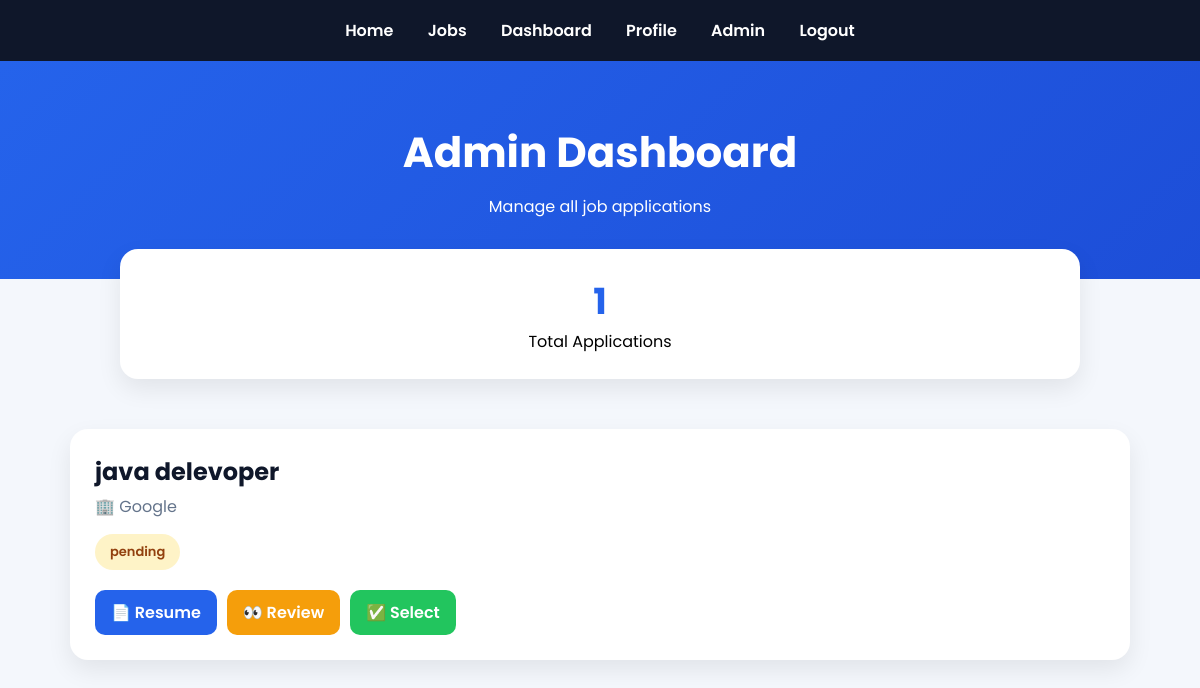
The app's page /admin, older data.
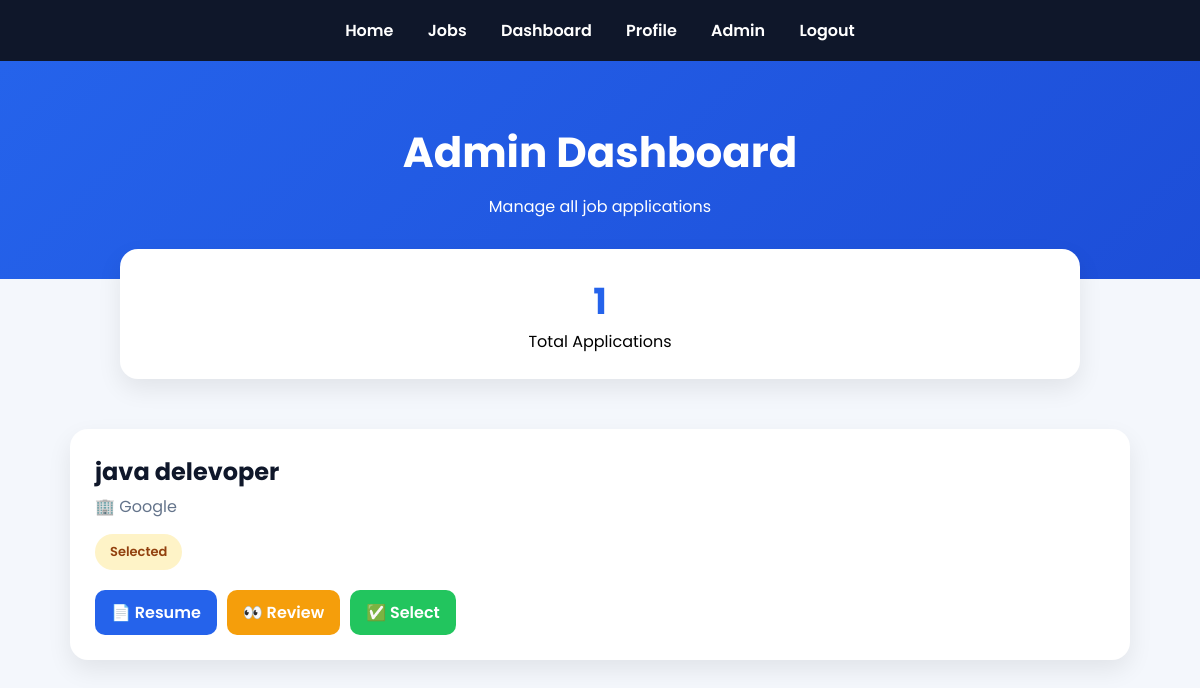
The same page, newer data.
### tables this page shows
CREATE TABLE applications(
id INTEGER PRIMARY KEY AUTOINCREMENT,
job_id INTEGER,
resume TEXT,
status TEXT
, user_id INTEGER);

CREATE TABLE jobs(
id INTEGER PRIMARY KEY AUTOINCREMENT,
title TEXT,
company TEXT,
category TEXT,
description TEXT,
location TEXT,
salary TEXT
);

### app.py (the view)
@app.route("/admin")
def admin():
    conn = get_db()
    applications = conn.execute("""
        SELECT jobs.title, jobs.company, applications.resume, applications.status, applications.id
        FROM applications
        JOIN jobs ON jobs.id = applications.job_id
    """).fetchall()
    total = len(applications)
    return render_template("admin.html", applications=applications, total=total)

### app.py (called while the page is built)
def get_db():
    db_path = os.path.join(os.getcwd(), "database.db")
    print("Using DB:", db_path)   # 👈 DEBUG (important)
    conn = sqlite3.connect(db_path)
    conn.row_factory = sqlite3.Row  # ⭐ professional upgrade
    return conn

### templates/admin.html (shortened to what this page needs)
<!DOCTYPE html>
<html lang="en">
<head>
</head>
<body>
<div class="navbar">
<a href="/">Home</a>
<a href="/jobs">Jobs</a>
<a href="/dashboard">Dashboard</a>
<a href="/profile">Profile</a>
<a href="/admin">Admin</a>
<a href="/logout">Logout</a>
</div>
<div class="hero">
<h1>Admin Dashboard</h1>
<p>Manage all job applications</p>
</div>
<div class="stats">
<div class="stat-card">
<h2>{{ total }}</h2>
<p>Total Applications</p>
</div>
</div>
<div class="container">
{% for app in applications %}
<div class="app-card">
<div class="job-title">
{{ app[0] }}
</div>
<div class="company">
🏢 {{ app[1] }}
</div>
<div class="status">
{{ app[3] }}
</div>
<div class="actions">
<a class="btn resume-btn"
href="/uploads/{{ app[2] }}"
download>
📄 Resume </a>
<a class="btn review-btn"
href="/update_status/{{ app[4] }}/Reviewed">
👀 Review </a>
<a class="btn select-btn"
href="/update_status/{{ app[4] }}/Selected">
✅ Select </a>
</div>
</div>
{% endfor %}
</div>
</body>
</html>

Row changes from the older to the newer data that the page shows:
changed applications "java delevoper": status "pending" → "Selected"
